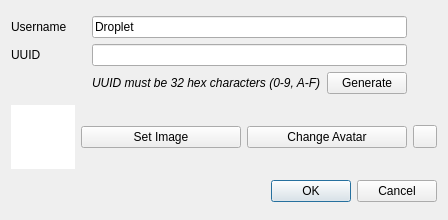
<?xml version="1.0" encoding="UTF-8"?>
<ui version="4.0">
 <class>NewUserDialog</class>
 <widget class="QDialog" name="NewUserDialog">
  <property name="geometry">
   <rect>
    <x>0</x>
    <y>0</y>
    <width>448</width>
    <height>220</height>
   </rect>
  </property>
  <property name="windowTitle">
   <string>New User</string>
  </property>
  <layout class="QGridLayout" name="gridLayout_2">
   <item row="2" column="1" colspan="3">
    <widget class="QDialogButtonBox" name="buttonBox">
     <property name="orientation">
      <enum>Qt::Orientation::Horizontal</enum>
     </property>
     <property name="standardButtons">
      <set>QDialogButtonBox::StandardButton::Cancel|QDialogButtonBox::StandardButton::Ok</set>
     </property>
    </widget>
   </item>
   <item row="1" column="2">
    <widget class="QPushButton" name="setAvatar">
     <property name="text">
      <string>Change Avatar</string>
     </property>
    </widget>
   </item>
   <item row="1" column="1">
    <widget class="QPushButton" name="selectImage">
     <property name="text">
      <string>Set Image</string>
     </property>
    </widget>
   </item>
   <item row="1" column="3">
    <widget class="QToolButton" name="revert">
     <property name="text">
      <string/>
     </property>
    </widget>
   </item>
   <item row="0" column="0" colspan="4">
    <layout class="QGridLayout" name="gridLayout">
     <item row="1" column="0">
      <widget class="QLabel" name="label">
       <property name="text">
        <string>UUID</string>
       </property>
      </widget>
     </item>
     <item row="0" column="1" colspan="2">
      <widget class="QLineEdit" name="username">
       <property name="text">
        <string>Droplet</string>
       </property>
      </widget>
     </item>
     <item row="1" column="1" colspan="2">
      <widget class="QLineEdit" name="uuid"/>
     </item>
     <item row="0" column="0">
      <widget class="QLabel" name="label_2">
       <property name="text">
        <string>Username</string>
       </property>
      </widget>
     </item>
     <item row="2" column="1">
      <widget class="QLabel" name="label_3">
       <property name="font">
        <font>
         <italic>true</italic>
        </font>
       </property>
       <property name="text">
        <string>UUID must be 32 hex characters (0-9, A-F)</string>
       </property>
      </widget>
     </item>
     <item row="2" column="2">
      <widget class="QPushButton" name="generate">
       <property name="text">
        <string>Generate</string>
       </property>
      </widget>
     </item>
     <item row="1" column="3">
      <widget class="QLabel" name="uuidVerified">
       <property name="sizePolicy">
        <sizepolicy hsizetype="Fixed" vsizetype="Preferred">
         <horstretch>0</horstretch>
         <verstretch>0</verstretch>
        </sizepolicy>
       </property>
       <property name="minimumSize">
        <size>
         <width>24</width>
         <height>0</height>
        </size>
       </property>
      </widget>
     </item>
     <item row="0" column="3">
      <widget class="QLabel" name="usernameVerified">
       <property name="text">
        <string/>
       </property>
      </widget>
     </item>
    </layout>
   </item>
   <item row="1" column="0">
    <widget class="QGraphicsView" name="image">
     <property name="sizePolicy">
      <sizepolicy hsizetype="Expanding" vsizetype="Expanding">
       <horstretch>0</horstretch>
       <verstretch>0</verstretch>
      </sizepolicy>
     </property>
     <property name="minimumSize">
      <size>
       <width>64</width>
       <height>64</height>
      </size>
     </property>
     <property name="maximumSize">
      <size>
       <width>64</width>
       <height>64</height>
      </size>
     </property>
     <property name="frameShape">
      <enum>QFrame::Shape::NoFrame</enum>
     </property>
     <property name="frameShadow">
      <enum>QFrame::Shadow::Plain</enum>
     </property>
     <property name="verticalScrollBarPolicy">
      <enum>Qt::ScrollBarPolicy::ScrollBarAlwaysOff</enum>
     </property>
     <property name="horizontalScrollBarPolicy">
      <enum>Qt::ScrollBarPolicy::ScrollBarAlwaysOff</enum>
     </property>
     <property name="interactive">
      <bool>false</bool>
     </property>
    </widget>
   </item>
  </layout>
 </widget>
 <resources/>
 <connections>
  <connection>
   <sender>buttonBox</sender>
   <signal>accepted()</signal>
   <receiver>NewUserDialog</receiver>
   <slot>accept()</slot>
   <hints>
    <hint type="sourcelabel">
     <x>248</x>
     <y>254</y>
    </hint>
    <hint type="destinationlabel">
     <x>157</x>
     <y>274</y>
    </hint>
   </hints>
  </connection>
  <connection>
   <sender>buttonBox</sender>
   <signal>rejected()</signal>
   <receiver>NewUserDialog</receiver>
   <slot>reject()</slot>
   <hints>
    <hint type="sourcelabel">
     <x>316</x>
     <y>260</y>
    </hint>
    <hint type="destinationlabel">
     <x>286</x>
     <y>274</y>
    </hint>
   </hints>
  </connection>
 </connections>
</ui>
